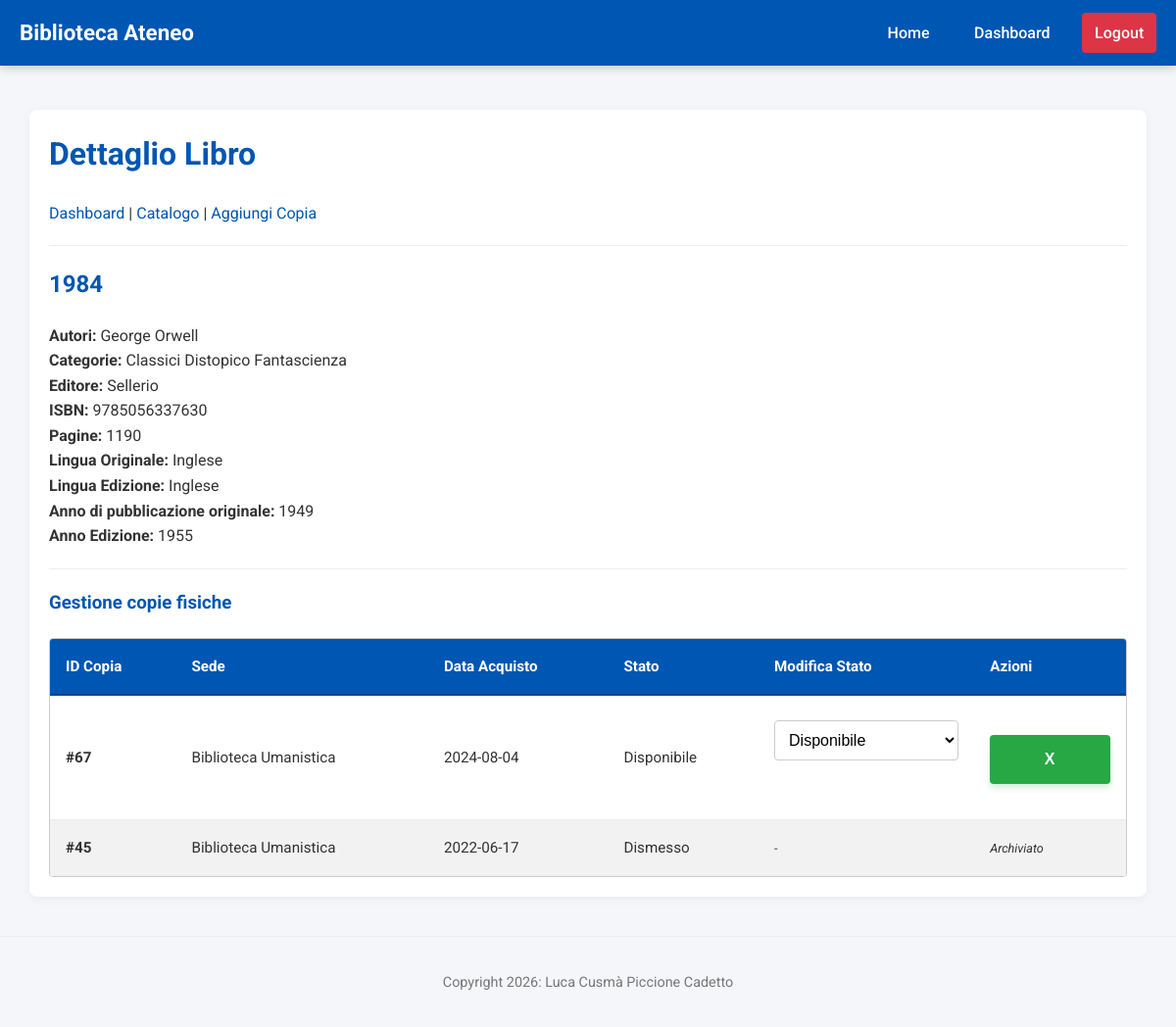
The app's page /dettaglio_libro.php?isbn=9785056337630 (signed in) with its own data.
### tables this page shows
CREATE TABLE Edizione(
    ISBN VARCHAR(20) PRIMARY KEY,
    Opera INT NOT NULL,
    Editore INT NOT NULL,
    Lingua_Pubblicazione VARCHAR(50),
    Anno_Edizione INT,
    Pagine INT,
    FOREIGN KEY (Opera) REFERENCES Opera(ID_Opera),
    FOREIGN KEY (Editore) REFERENCES Editore(ID_Editore)
);

CREATE TABLE Opera(
    ID_Opera INT AUTO_INCREMENT PRIMARY KEY,
    Titolo VARCHAR(100) NOT NULL,
    Anno_Pubblicazione INT,
    Lingua_Originale varchar(50)
);

CREATE TABLE Editore(
    ID_Editore INT AUTO_INCREMENT PRIMARY KEY,
    Nome VARCHAR(100) NOT NULL,
    Sede_Legale VARCHAR(200),
    Sito_Web VARCHAR(255)
);

CREATE TABLE Copia(
    ID_Copia INT AUTO_INCREMENT PRIMARY KEY,
    Stato ENUM('Disponibile', 'In prestito', 'Restauro', 'Smarrito', 'Dismesso') DEFAULT 'Disponibile',
    Data_Acquisizione DATE DEFAULT (CURRENT_DATE),
    ISBN VARCHAR(20) NOT NULL,
    Sede INT NOT NULL,
    FOREIGN KEY (ISBN) REFERENCES Edizione(ISBN),
    FOREIGN KEY (Sede) REFERENCES Sede(ID_Sede)
);

CREATE TABLE Sede(
    ID_Sede INT AUTO_INCREMENT PRIMARY KEY,
    Nome VARCHAR(100) NOT NULL,
    Indirizzo VARCHAR(255),
    Telefono VARCHAR(20)
);

### src/dettaglio_libro.php (the view, shortened to what this page needs)
<?php
    require 'include/db.php';
    $isbn = $_GET['isbn'] ?? null;
    $query_libro = "SELECT  O.ID_Opera, O.Titolo, O.Anno_Pubblicazione, O.Lingua_Originale,
                            E.ISBN, E.Anno_Edizione, E.Pagine, E.Lingua_Pubblicazione,
                            Editore.Nome AS Editore,
                            GROUP_CONCAT(DISTINCT CONCAT(A.Nome, ' ', A.Cognome) SEPARATOR ', ') AS Autori
                    FROM Edizione E
                    JOIN Opera O ON E.Opera = O.ID_Opera
                    JOIN Editore ON E.Editore = Editore.ID_Editore
                    LEFT JOIN Scrittura ON O.ID_Opera = Scrittura.Opera
                    LEFT JOIN Autore A ON Scrittura.Autore = A.ID_Autore
                    WHERE E.ISBN = :isbn
                    GROUP BY E.ISBN";
    $stmt_libro = $pdo->prepare($query_libro);
    $stmt_libro->execute(['isbn' => $isbn]);
    $libro = $stmt_libro->fetch();
    $stmt_cat = $pdo->prepare("SELECT Categoria.Nome
                                FROM Categoria
                                JOIN Classificazione ON Categoria.ID_Categoria = Classificazione.Categoria
                                WHERE Classificazione.Opera = :id
                                ORDER BY Categoria.Nome ASC");
    $stmt_cat->execute(['id' => $libro['ID_Opera']]);
    $categorie = $stmt_cat->fetchAll(PDO::FETCH_COLUMN);
    $query_copie = "SELECT Copia.ID_Copia, Copia.Stato, Copia.Data_Acquisizione, Sede.Nome AS Sede
                    FROM Copia
                    JOIN Sede ON Sede.ID_Sede = Copia.Sede
                    WHERE Copia.ISBN = :isbn
                    ORDER BY FIELD(Copia.Stato, 'Disponibile', 'In prestito', 'Restauro', 'Smarrito', 'Dismesso'), Copia.ID_Copia ASC";
    $stmt_copie = $pdo->prepare($query_copie);
    $stmt_copie->execute(['isbn' => $isbn]);
    require 'include/header.php';
?>
<h1>Dettaglio Libro</h1>
<a href="dashboard.php">Dashboard</a> | <a href="libri.php">Catalogo</a> | <a href="nuova_copia.php?isbn=<?= $isbn ?>">Aggiungi Copia</a>
<hr>
<h2><?=htmlspecialchars($libro['Titolo'])?></h2>
<p>
    <strong>Autori:</strong> <?=htmlspecialchars($libro['Autori'])?> <br>
    <strong>Categorie:</strong>
    <?php if(!empty($categorie)):?>
        <?php foreach($categorie as $c):?>
                <?= htmlspecialchars($c) ?>
        <?php endforeach;?>
    <?php else: ?>
        <em>Nessuna categoria specificata</em>
    <?php endif; ?>
    <br>
    <strong>Editore:</strong> <?=htmlspecialchars($libro['Editore'])?> <br>
    <strong>ISBN:</strong> <?=htmlspecialchars($libro['ISBN'])?> <br>
    <strong>Pagine:</strong> <?=htmlspecialchars($libro['Pagine'])?> <br>
    <strong>Lingua Originale:</strong> <?=htmlspecialchars($libro['Lingua_Originale'])?> <br>
    <strong>Lingua Edizione:</strong> <?=htmlspecialchars($libro['Lingua_Pubblicazione'])?> <br>
    <strong>Anno di pubblicazione originale:</strong> <?=htmlspecialchars($libro['Anno_Pubblicazione'])?> <br>
    <strong>Anno Edizione:</strong> <?=htmlspecialchars($libro['Anno_Edizione'])?> <br>
</p>
<hr>
<h3>Gestione copie fisiche</h3>
<?php if($stmt_copie->rowCount() > 0):?>
    <div class="table-wrapper">
        <table>
                <thead>
                    <tr>
                        <th>ID Copia</th>
                        <th>Sede</th>
                        <th>Data Acquisto</th>
                        <th>Stato</th>
                        <th>Modifica Stato</th>
                        <th>Azioni</th>
                    </tr>
                </thead>
                <tbody>
                    <?php while($copia = $stmt_copie->fetch()):?>
                        <tr>
                            <td><strong>#<?=htmlspecialchars($copia['ID_Copia'])?></strong></td>
                            <td><?=htmlspecialchars($copia['Sede'])?></td>
                            <td><?=htmlspecialchars($copia['Data_Acquisizione'])?></td>
                            <td><?=htmlspecialchars($copia['Stato'])?></td>
                            <td>
                                <?php if($copia['Stato'] !== 'In prestito' && $copia['Stato'] !== 'Dismesso'): ?>
                                    <form method="post">
                                        <select name="nuovo_stato" onchange="this.form.submit()">
                                            <option value="Disponibile" <?= $copia['Stato']=='Disponibile' ? 'selected' : '' ?>>Disponibile</option>
                                        </select>
                                    </form>
                                <?php elseif($copia['Stato'] === 'In prestito'):?>
                                    <small><em>In prestito</em></small>
                                <?php else:?>
                                    <small>-</small>
                                <?php endif;?>
                            </td>
                            <td>
                                <?php if($copia['Stato'] !== 'In prestito' && $copia['Stato'] !== 'Dismesso'):?>
                                    <form method="post" onsubmit="return confirm('Sei sicuro? Se la copia ha uno storico, verrà segnata come DISMESSO, altrimenti verrà eliminata.');">
                                        <button type="submit">X</button>
                                    </form>
                                <?php elseif ($copia['Stato'] === 'Dismesso'): ?>
                                    <small><em>Archiviato</em></small>
                                <?php endif;?>
                            </td>
                        </tr>
                    <?php endwhile; ?>
                </tbody>
            </table>
    </div>
<?php else:?>
    <p>Non ci sono copie fisiche registrate per questo libro</p>
    <a href="nuova_copia.php?isbn=<?= $libro['ISBN'] ?>"><button>Aggiungi copia</button></a>
<?php endif; ?>
<?php
    require 'include/footer.php';
?>

### src/assets/css/style.css (style rules this page uses)
* { box-sizing: border-box; }
body { font-family: 'Roboto', sans-serif; background-color: #f4f6f9; color: #333; margin: 0; padding: 0; line-height: 1.6; padding-top: 5rem; }
h1, h2, h3 { color: #0056b3; margin-top: 0; }
hr { border: 0; border-top: 1px solid #eee; margin: 1.25rem 0; }
a { color: #0056b3; text-decoration: none; }
form { margin-bottom: 1.25rem; }
input[type="text"], input[type="email"], input[type="password"], input[type="date"], input[type="number"], select, textarea { width: 100%; padding: 0.625rem; border: 1px solid #ccc; border-radius: 0.25rem; font-size: 1rem; margin-bottom: 1rem; background-color: #fff; }
button[type="submit"], input[type="submit"] { background-color: #28a745; color: white; border: none; padding: 1rem 2rem; font-size: 1rem; font-weight: bold; text-transform: uppercase; letter-spacing: 0.06rem; cursor: pointer; border-radius: 0.25rem; width: 100%; margin-top: 1.5rem; box-shadow: 0 0.25rem 0.375rem rgba(40, 167, 69, 0.2); transition: all 0.3s; -webkit-appearance: none; }
.table-wrapper { width: 100%; overflow-x: auto; margin-top: 1.25rem; border: 1px solid #ccc; border-radius: 0.25rem; background-color: #fff; }
table { width: 100%; border-collapse: collapse; margin: 0; font-size: 0.95rem; white-space: nowrap; }
thead th { background-color: #0056b3; color: white; text-align: left; padding: 1rem; border-bottom: 2px solid #004494; position: sticky; top: 0; }
tbody td { padding: 1rem; border-bottom: 1px solid #eee; color: #333; }
tbody tr:nth-child(even) { background-color: #f2f2f2; }

### records on screen
edizione: Opera.Titolo "1984", Editore.Nome "Sellerio", ISBN "9785056337630", Pagine "1190", Opera.Lingua_Originale "Inglese", Lingua_Pubblicazione "Inglese", Opera.Anno_Pubblicazione "1949", Anno_Edizione "1955"
copia: ID_Copia "67", Sede.Nome "Biblioteca Umanistica", Data_Acquisizione "2024-08-04", Stato "Disponibile", nuovo_stato "Disponibile"
copia: ID_Copia "45", Sede.Nome "Biblioteca Umanistica", Data_Acquisizione "2022-06-17", Stato "Dismesso", shows "Archiviato"

### other values on screen
$libro['Autori'] "George Orwell"
$c "Classici"
$c "Distopico"
$c "Fantascienza"
